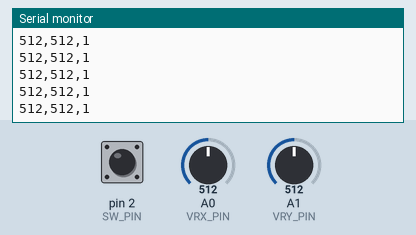
Simulated run of this sketch. Board: Arduino Uno, built with avr-gcc and run on an emulated ATmega328P. Parts: the last lines printed to the serial monitor. The inputs (shaded band) are chosen by the test bench; at power-on: A0 (VRX_PIN) = 512, A1 (VRY_PIN) = 512, pin 2 (SW_PIN) HIGH.

Above: at 1.2 s.
1.3 s: A0 (VRX_PIN) set to 1023
At 1.33 s:
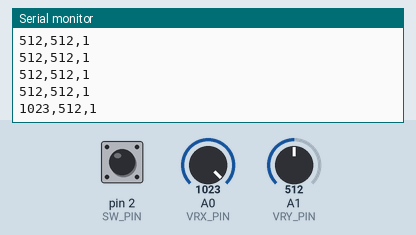
4.3 s: A1 (VRY_PIN) set to 1023
At 4.32 s:
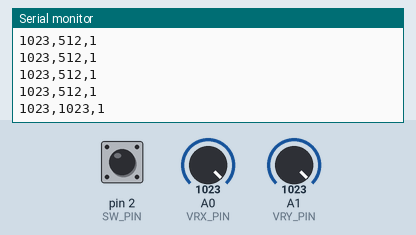
7.3 s: pin 2 (SW_PIN) pulled LOW for 0.15 s
At 7.36 s:
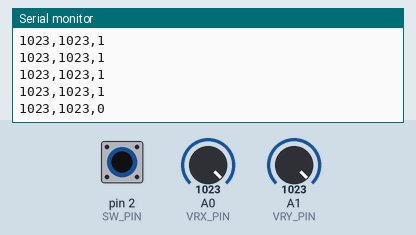
8.9 s: A0 (VRX_PIN) set to 0
At 8.94 s:
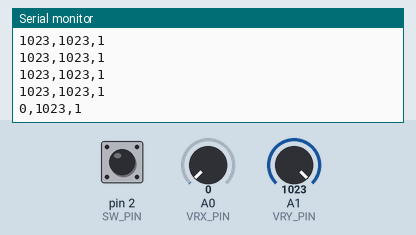
11.9 s: pin 2 (SW_PIN) pulled LOW for 1 s
At 11.92 s:
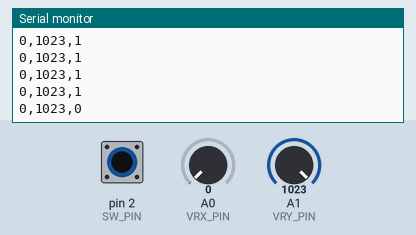
14.4 s: A1 (VRY_PIN) set to 900
At 14.4 s:
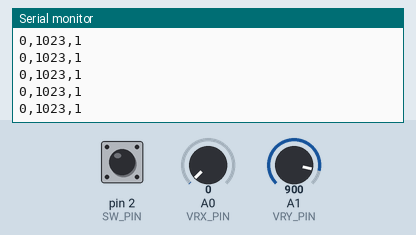
Timing chart, 0 to 16.9 s (numbered marks = the images above; inputs shaded):
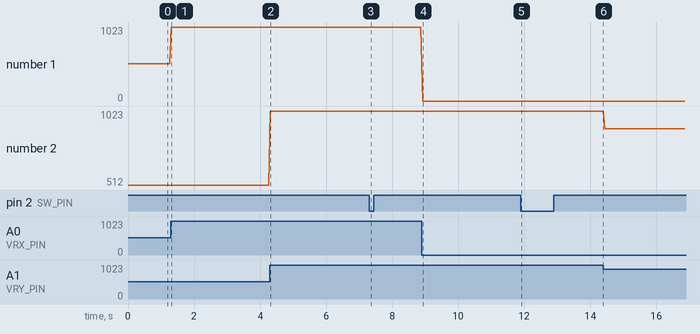

Measured:
- after the input at 1.3 s, the serial monitor: prints a new line at once (image 1)
- after the input at 4.3 s, the serial monitor: prints a new line at once (image 2)
- after the input at 7.3 s, the serial monitor: prints a new line after 0.05 s (image 3)
- after the input at 8.9 s, the serial monitor: prints a new line at once (image 4)
- after the input at 11.9 s, the serial monitor: prints a new line at once (image 5)
- plotted number 1: 512 → 1023 after the input at 1.3 s
- plotted number 2: 1023 → 900 after the input at 14.4 s

The sketch:

code_for_aurdino.ino
```cpp
 const int VRX_PIN = A0; // Joystick X-axis
const int VRY_PIN = A1; // Joystick Y-axis
const int SW_PIN = 2;   // Joystick button

void setup() {
  Serial.begin(9600);
  pinMode(SW_PIN, INPUT_PULLUP);
}

void loop() {
  int x = analogRead(VRX_PIN);
  int y = analogRead(VRY_PIN);
  int button = digitalRead(SW_PIN);

  Serial.print(x);
  Serial.print(",");
  Serial.print(y);
  Serial.print(",");
  Serial.println(button);

  delay(50); // Small delay
}
```
